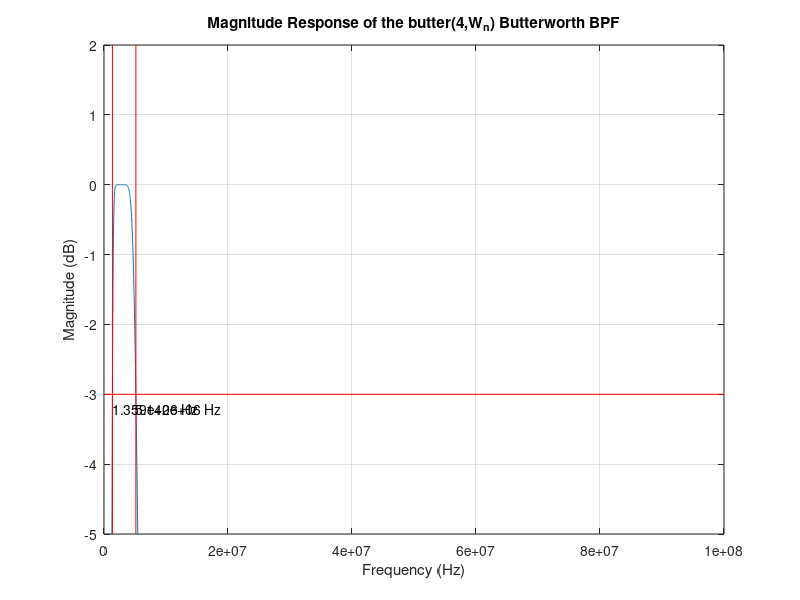
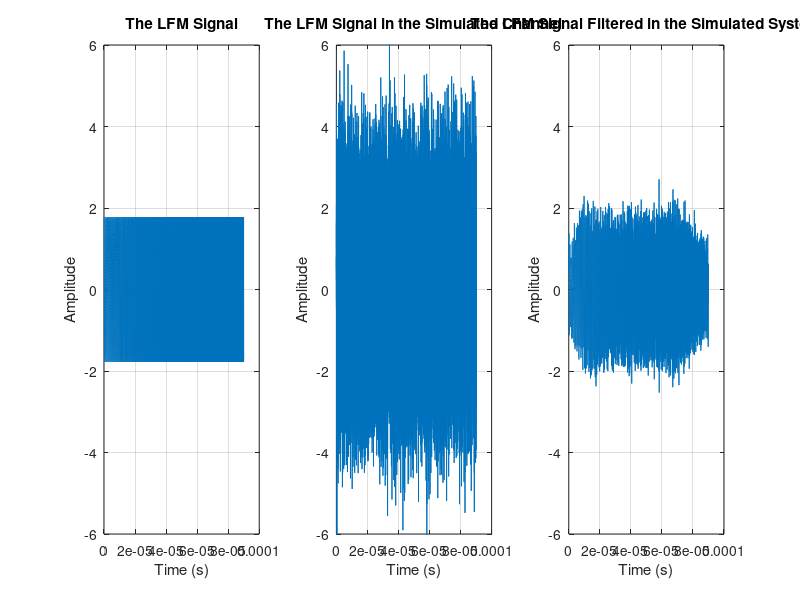
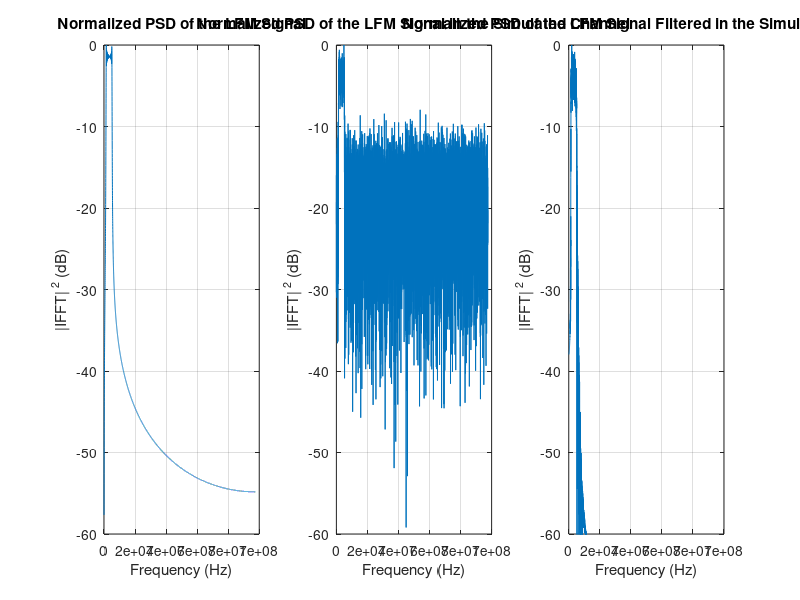
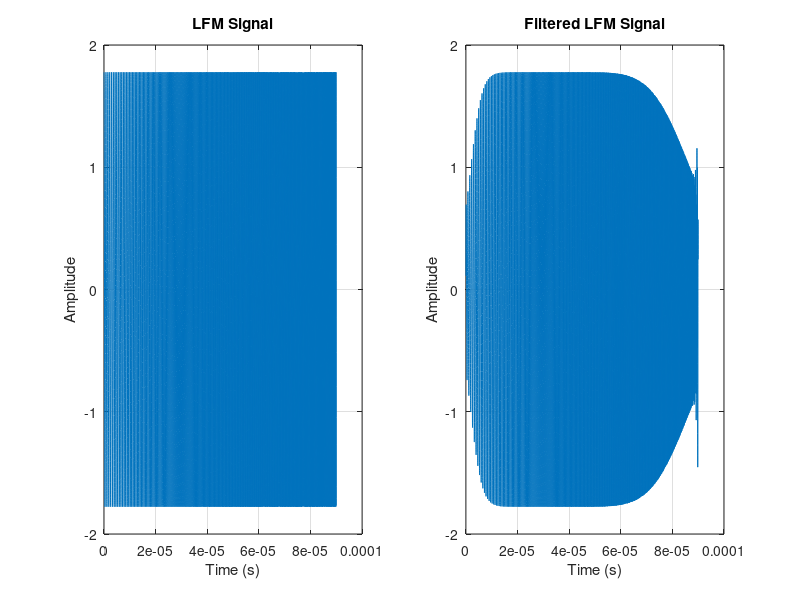

MATLAB code to generate these figures, in order: (Note: this script raises an error after producing the figures.)
%% Project #1: Simulated Filter Characterization
%
% This M-file is written to characterize the performace of basic MATLAB
% filtering operations and assessing their impact on simulated signals
% corrupted with AWGN.
%
% Inputs:
%   N/A
%
% Outputs:
%
% Dependancies:
%   Linear_FM_Gen.m
%
% Author:  2d Lt Taylor Bodin
% Class: Digital Communications I, EENG 669, Winter 2017
close all; clear; clc;
rng(20170111); %seed the RNG for reproducable results
set(0,'defaultfigureWindowStyle','docked')

%% Task 1: Determine Bandwidths of Interest

%%% Generate the Linear FM Signal (s(t)_Sim)
load lfm_sig.mat;

%%% 1.A.i: -3.0 dB Bandwidth Based on Center Frequency Power

% Setup Variables
index_CarFrq = floor(CarFrq/delf) + 1; % Carrier frequency is the middle of the signal
power_CarFrq = 10*log10(NormSpec(index_CarFrq));

% find the 3.0 and 10.0 dB down levels
down_3db = power_CarFrq - 3.0; % -4.3526 dB
down_10db = power_CarFrq - 10.0; % -11.3526 dB

% Graphically determined interpolation points for each level
lfm_low_3db = 10*log10(NormSpec(123:124)); 
lfm_high_3db = 10*log10(NormSpec(463:464));

lfm_low_10db = 10*log10(NormSpec(112:113)); 
lfm_high_10db = 10*log10(NormSpec(475:476));

% 3 dB
f_3db_low = interp1(lfm_low_3db, fplot(123:124),down_3db);
f_3db_high = interp1(lfm_high_3db, fplot(463:464),down_3db);
bw_3db = f_3db_high - f_3db_low;

% 10 dB
f_10db_low = interp1(lfm_low_10db, fplot(112:113),down_10db);
f_10db_high = interp1(lfm_high_10db, fplot(475:476),down_10db);
bw_10db = f_10db_high - f_10db_low;

%%% 1.C: Bandwidth Containing ALL of the Simulated LFM signal power
bw_all = fplot(end)-fplot(1);

%%% 1.D: Average LFM Signal Power Contained in W_{-3.0dB} and W_{-10.0dB}

% W_3db Average Power
index_3db_low = 123;
index_3db_high = 464;
power_3db_bw = sum(LFMpsd(index_3db_low:index_3db_high));

% W_10db Average Power
index_10db_low = 112;
index_10db_high = 476;
power_10db_bw = sum(LFMpsd(index_10db_low:index_10db_high));

%% Task 2: Generate (S/N)_{sim}

%%% 2.A: LFMsig

% Time Domain Imported from lfm_sig.mat
% - LMFsig

% Spectral Domain Imported from lfm_sig.mat
% - LFMpsd

% Power measures imported from lfm_sig.mat
% - PowEstFrq
% - PowEstTim
% - Pave

%%% 2.B: Generate AGWN

% Coefficients for SNR in [-10.0 0.5 10.0] 
coeff_noise_db = -10:.5:10;
coeff_noise = 10.^(coeff_noise_db/10);

% Time Domain
agwn = randn(1,length(LFMsig));
agwn = sqrt(coeff_noise*Pave)'*agwn;

% Spectral Domain
fft_pts = 2^nextpow2(length(agwn(1,:))); % Used for all subsequent ffts
psd_agwn = abs(fft(agwn,fft_pts,2)/length(agwn(1,:))).^2;

% Power
power_ave_time_agwn = var(agwn,0,2) + mean(agwn,2).^2;
power_ave_freq_agwn = sum(psd_agwn,2)/2;

%%% 2.C: Generate LFMsig_sim

% Time Domain
LFMsig_sim = agwn(1:end,:)+LFMsig;

% Spectral Domain
for n=1:size(LFMsig_sim,1)
        psd_LFMsig_sim(n,:) = ...
            abs(fft(LFMsig_sim(n,:))/size(LFMsig_sim,2)).^2;
end

% Power
power_ave_time_LFMsig_sim = var(LFMsig_sim,0,2) + mean(LFMsig_sim,2).^2;
power_ave_freq_LFMsig_sim = sum(psd_LFMsig_sim,2);

%%% 2.D: Calculate SNR_{sim}
snr_sim = Pave./power_ave_time_agwn;
snr_sim_db = 10*log10(snr_sim);

%% Task 3: Generate (S/N)_{sys}

%%% 3.A: Generate a Butterworth LPF with BW matching W_{-3.0dB}
[butter_b butter_a] = butter(4,[f_3db_low,f_3db_high]/(FSamp/2));

% plot the filter response to verify functionality
% note: filt filt produces a slightly different effective filter
[mag_butter, f_butter] = freqz(butter_b, butter_a, 5000, FSamp);

figure(1) % Question about how you want to show this
plot(f_butter,10*log10(abs(mag_butter).^2)); %Question about 20 vs 10
set(gca,'YLim',[-5 2])
line([f_3db_low f_3db_low],get(gca,'YLim'),'Color',[1 0 0])
line([f_3db_high f_3db_high],get(gca,'YLim'),'Color',[1 0 0])
line(get(gca,'Xlim'),[-3 -3],'Color',[1 0 0])
text(f_3db_low, -3.2, [num2str(f_3db_low,'%10.3e') ' Hz']);
text(f_3db_high, -3.2, [num2str(f_3db_high,'%10.3e') ' Hz']);
grid
xlabel('Frequency (Hz)')
ylabel('Magnitude (dB)')
title('Magnitude Response of the butter(4,W_n) Butterworth BPF')

%%% 3.B: Filter LFMsig

% Time Domain
LFMsig_filt = filtfilt(butter_b, butter_a, LFMsig);

% Spectral Domain
psd_LFMsig_filt = abs(fft(LFMsig_filt,fft_pts,2)/length(LFMsig_filt(1,:))).^2;

% Power

%%% 3.C: Filter AWGN

% Time Domain
for n=1:size(agwn,1)
        agwn_sys(n,:) = filtfilt(butter_b, butter_a, agwn(n,:));
end

% Spectral Domain
psd_agwn_filt = abs(fft(agwn_sys,fft_pts,2)/length(agwn_sys(1,:))).^2;

% Power
power_ave_time_sys_agwn = var(agwn_sys,0,2) + mean(agwn_sys,2).^2;

%%% 3.D: Filter the AWGN + LFMsig

% Time Domain done in loop in 3.B
for n=1:size(LFMsig_sim,1)
        LFMsig_sys(n,:) = filtfilt(butter_b, butter_a, LFMsig_sim(n,:));
end

% Spectral
psd_sn_sys = abs(fft(LFMsig_sys(21,:))/length(LFMsig_sys(21,:))).^2;

% Power
power_ave_time_sys_lfm = var(LFMsig_filt,0,2) + mean(LFMsig_filt,2).^2;

%%% 3.E: Calculate SNR_{sys}
snr_sys = power_ave_time_sys_lfm./power_ave_time_sys_agwn;
snr_sys_db = 10*log10(snr_sys);


%% Task 4: Compare and Discuss the time-domain LFMsig at input and output

%%% 4.A Structure
figure(5)

h(1) = subplot(1,2,1);
plot(TimVec,LFMsig);
grid
xlabel ('Time (s)')
ylabel ('Amplitude')
title('LFM Signal')

h(2) = subplot(1,2,2);
plot(TimVec,LFMsig_filt)
grid
xlabel ('Time (s)')
ylabel ('Amplitude')
title('Filtered LFM Signal')

%%% 4.D Spectral Characteristics
figure(6)

h(1) = subplot(1,2,1);
plot(fplot,10*log10(NormSpec(1:length(fplot))));
grid
xlabel ('Frequency (Hz)')
ylabel ('|IFFT|^{ 2} (dB)')
title('Normalized PSD of the LFM Signal')

h(2) = subplot(1,2,2);
plot(fplot,10*log10(psd_LFMsig_filt(1:length(fplot)))); %/max(abs(psd_LFMsig_filt)
grid
xlabel ('Frequency (Hz)')
ylabel ('|IFFT|^{ 2} (dB)')
title('Normalized PSD of the Filtered LFM Signal')

linkaxes(h,'x')
xlim(h(1),[1e6 10e6])

%%% 4.C Power Characteristics

%% Task 5: Compare and Discuss the time-domain noise at input and output

%%% 5.A Structure
figure(7)

h(1) = subplot(1,2,1);
plot(TimVec,agwn(21,:));
grid
xlabel ('Time (s)')
ylabel ('Amplitude')
title('Noise Structure Prior to Filtering')

h(2) = subplot(1,2,2);
plot(TimVec,agwn_sys(21,:))
grid
xlabel ('Time (s)')
ylabel ('Amplitude')
title('Noise Structure After Filtering')

%%% 5.B Spectral Characteristics
figure(8)
h(1) = subplot(1,2,1);
plot(fplot,psd_agwn(21,1:length(fplot)));
grid
xlabel ('Frequency (Hz)')
ylabel ('|IFFT|^{ 2} (dB)')
title('Noise PSD Prior to Filtering')

h(2) = subplot(1,2,2);
plot(fplot,psd_agwn_filt(21,1:length(fplot)));
grid
xlabel ('Frequency (Hz)')
ylabel ('|IFFT|^{ 2} (dB)')
title('Noise PSD After Filtering')

%%% 5.C Power Characteristics

%% Task 6: Compare and Discuss LFMsig + AWGN

%%% 6.A: Structure
figure(2)

h(1) = subplot(1,3,1);
plot(TimVec,LFMsig); % 0.0 dB point
grid
xlabel('Time (s)')
ylabel('Amplitude')
title('The LFM Signal')

h(2) = subplot(1,3,2);
plot(TimVec,LFMsig_sim(21,:)); % 0.0 dB point
grid
xlabel('Time (s)')
ylabel('Amplitude')
title('The LFM Signal in the Simulated Channel')

h(3) = subplot(1,3,3);
plot(TimVec,LFMsig_sys(21,:));
grid
xlabel('Time (s)')
ylabel('Amplitude')
title('The LFM Signal Filtered in the Simulated System')

linkaxes(h,'y')
ylim(h(1),[-6 6])

%%% 6.B: Spectral
figure(3)

h(1) = subplot(1,3,1);
plot(fplot,10*log10(NormSpec(1:length(fplot))));
grid
xlabel ('Frequency (Hz)')
ylabel ('|IFFT|^{ 2} (dB)')
title('Normalized PSD of the LFM Signal')

h(2) = subplot(1,3,2);
plot(fplot,10*log10(psd_LFMsig_sim(21,1:length(fplot)) ...
    ./max(abs(psd_LFMsig_sim(21,:)))));
grid
xlabel ('Frequency (Hz)')
ylabel ('|IFFT|^{ 2} (dB)')
title('Normalized PSD of the LFM Signal in the Simulated Channel')

h(3) = subplot(1,3,3);
plot(fplot,10*log10(psd_sn_sys(1:length(fplot))./max(abs(psd_sn_sys))));
grid
xlabel ('Frequency (Hz)')
ylabel ('|IFFT|^{ 2} (dB)')
title('Normalized PSD of the LFM Signal Filtered in the Simulated System')

linkaxes(h,'y')
xlim(h,[0 7e6])
ylim(h,[-15 0])

%%% 6.C: Power
figure(4)

plot(snr_sim_db,snr_sys_db);
set(gca,'XLim',[-10 10])
set(gca,'YLim',[3 25])
grid
xlabel ('Simulated SNR (dB)')
ylabel ('System SNR (dB)')
title('SNR_{Sim} vs. SNR_{Sys}')